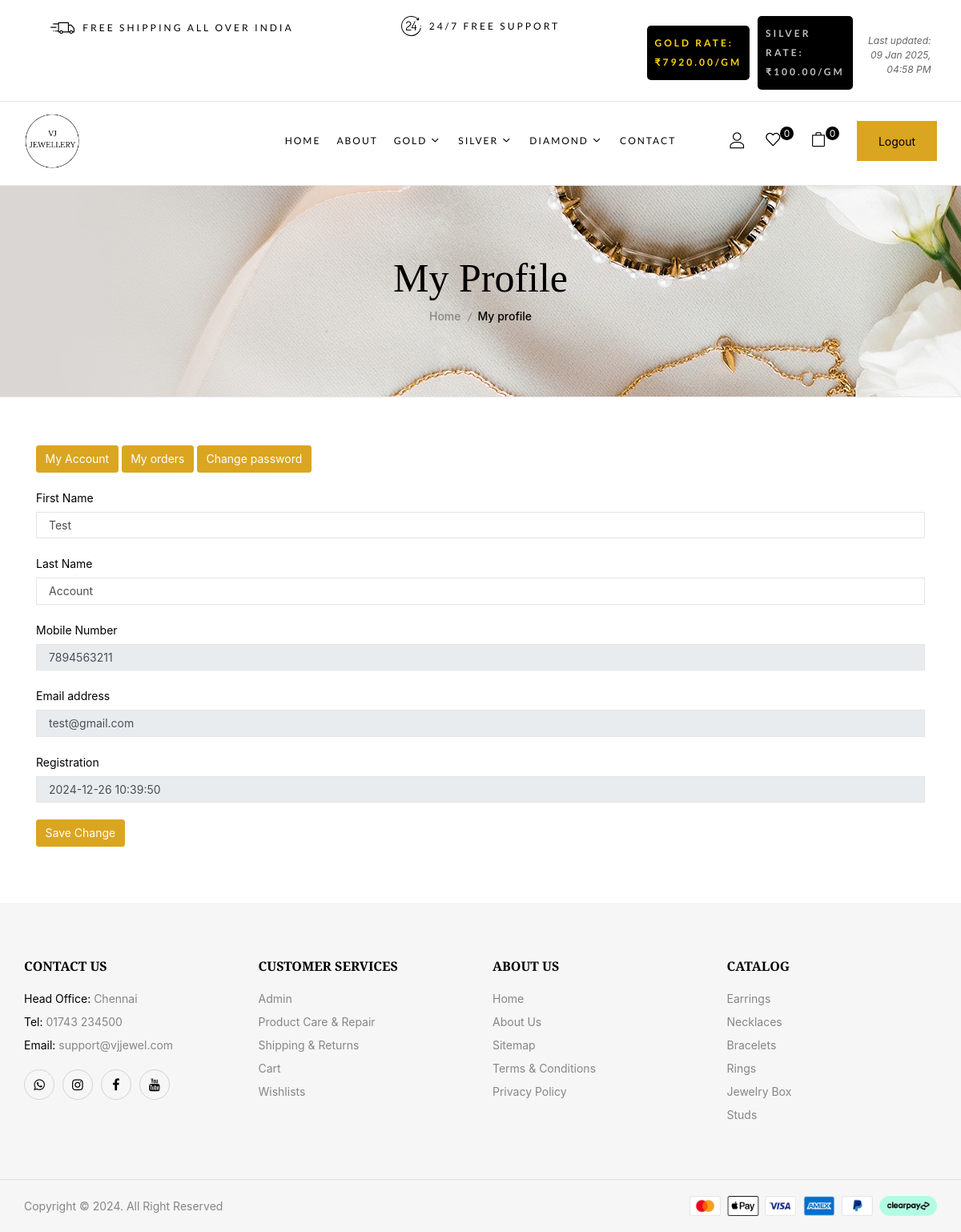
The page /profile.php (signed in) on the database its author committed.
### tables this page shows
CREATE TABLE `rates` (
  `id` int(11) NOT NULL,
  `gold_rate` decimal(10,2) DEFAULT NULL,
  `silver_rate` decimal(10,2) DEFAULT NULL,
  `created_by` int(11) DEFAULT NULL,
  `created_at` timestamp NOT NULL DEFAULT current_timestamp()
);

CREATE TABLE `users` (
  `id` int(11) NOT NULL,
  `FirstName` varchar(255) DEFAULT NULL,
  `LastName` varchar(255) DEFAULT NULL,
  `Email` varchar(255) DEFAULT NULL,
  `MobileNumber` bigint(11) DEFAULT NULL,
  `Password` varchar(255) DEFAULT NULL,
  `regDate` timestamp NOT NULL DEFAULT current_timestamp()
);

### profile.php (the view, shortened to what this page needs)
<?php
include_once('includes/config.php');
if (strlen($_SESSION['jsmsuid']==0)) {
  header('location:logout.php');
  } else{
    ?>
<!DOCTYPE html>
<html lang="en">
<head>
		<link rel="stylesheet" href="libs/bootstrap/css/bootstrap.min.css" type="text/css">
		<link rel="stylesheet" href="libs/feather-font/css/iconfont.css" type="text/css">
		<link rel="stylesheet" href="libs/icomoon-font/css/icomoon.css" type="text/css">
		<link rel="stylesheet" href="libs/font-awesome/css/font-awesome.css" type="text/css">
		<link rel="stylesheet" href="libs/wpbingofont/css/wpbingofont.css" type="text/css">
		<link rel="stylesheet" href="libs/elegant-icons/css/elegant.css" type="text/css">
		<link rel="stylesheet" href="libs/slick/css/slick.css" type="text/css">
		<link rel="stylesheet" href="libs/slick/css/slick-theme.css" type="text/css">
		<link rel="stylesheet" href="libs/mmenu/css/mmenu.min.css" type="text/css">
		<link rel="stylesheet" href="libs/slider/css/jslider.css">
		<link rel="stylesheet" href="assets/css/app.css" type="text/css">
		<link rel="stylesheet" href="assets/css/responsive.css" type="text/css">
</head>
<body>
	<?php include_once('includes/header.php');?>
	<div id="site-main" class="site-main">
            <div id="main-content" class="main-content">
                <div id="primary" class="content-area">
                    <div id="title" class="page-title">
                        <div class="section-container">
                            <div class="content-title-heading">
                                <h1 class="text-title-heading">My Profile</h1>
                            </div>
                            <div class="breadcrumbs">
                                <a href="index.php">Home</a><span class="delimiter"></span>My profile
                            </div>
                        </div>
                    </div>
	<div id="body">
		<div class="container">
			<div id="content" class="full">
				<div class="cart-table" style="color:black;">
				<nav>
		<a href="profile.php"><button class="btn" style="background-color: goldenrod; color: white;">My Account</button></a>
						<a href="my-orders.php"><button class="btn" style="background-color: goldenrod; color: white;">My orders</button></a>
						<a href="change-password.php"><button class="btn" style="background-color: goldenrod; color: white;">Change password</button></a>
					</nav><br>
					 <form action="#" method="post">
					 	<?php
$uid=$_SESSION['jsmsuid'];
$ret=mysqli_query($con,"select * from users where id='$uid'");
while ($row=mysqli_fetch_array($ret)) {
?>
                                   	      <label> First Name</label>
                                          <input type="text" name="firstname" required="true" class="form-control" value="<?php  echo $row['FirstName'];?>">
                                            <br>
                                          	<label> Last Name</label>
                                          <input type="text" name="lastname" required="true" class="form-control" value="<?php  echo $row['LastName'];?>">
                                           <br>
                                          	<label> Mobile Number</label>
                                          <input type="text" name="mobilenumber" maxlength="10" pattern="[0-9]{10}" readonly="true" class="form-control" value="<?php  echo $row['MobileNumber'];?>">
                                          <br>
                                          	<label> Email address</label>
                                          <input type="email" name="email" required="true" class="form-control" value="<?php  echo $row['Email'];?>"  readonly="true">
                                          <br>
                                          	<label>Registration</label>
                                         <input type="text" name="regdate" value="<?php  echo $row['regDate'];?>"  readonly="true" class="form-control">
                                          <br>
                                          <button class="btn" style="background-color: goldenrod; color: white;" type="submit" name="submit">Save Change</button>
                                   </form>
                                   <?php }?>
                                   </div>
			</div>
		</div>
	</div>
	<?php include_once('includes/footer.php');?>
</body>
</html><?php } ?>

### includes/header.php (shortened to what this page needs)
<?php
include_once('includes/config.php');
$sql = "SELECT t.typeName, t.typeDescription, t.creationDate as typeCreationDate,
        c.categoryName, c.id AS category_id, c.creationDate, s.subcategoryName
        FROM type t
        LEFT JOIN category c ON t.id = c.type_id
        LEFT JOIN subcategory s ON c.id = s.categoryid
        ORDER BY t.creationDate ASC, t.typeName ASC, c.creationDate ASC";
$result = $con->query($sql);
$typeData = [];
if ($result && $result->num_rows > 0) {
    while ($row = $result->fetch_assoc()) {
        $typeName = $row['typeName'];
        if (!isset($typeData[$typeName])) {
            $typeData[$typeName] = [
                'name' => $typeName,
                'description' => $row['typeDescription'],
                'creationDate' => $row['typeCreationDate'],
                'categories' => []
            ];
        }
        if ($row['categoryName']) {
            if (!isset($typeData[$typeName]['categories'][$row['categoryName']])) {
                $typeData[$typeName]['categories'][$row['categoryName']] = [
                    'name' => $row['categoryName'],
                    'subcategories' => []
                ];
            }
            if ($row['subcategoryName']) {
                $typeData[$typeName]['categories'][$row['categoryName']]['subcategories'][] = $row['subcategoryName'];
            }
        }
    }
    foreach ($typeData as $typeName => $type) {
        ksort($typeData[$typeName]['categories']);
        foreach ($typeData[$typeName]['categories'] as $categoryName => $category) {
            sort($typeData[$typeName]['categories'][$categoryName]['subcategories']);
        }
    }
}
?>
<!DOCTYPE html>
<html lang="en">
<head>
    <link rel="stylesheet" href="https://stackpath.bootstrapcdn.com/bootstrap/4.5.2/css/bootstrap.min.css">
</head>
<body>
    <header id="site-header" class="site-header header-v4">
        <div class="header-desktop">
            <div class="header-bottom">
                <div class="section-padding">
                    <div class="section-container p-l-r">
                        <div class="block block-feature">
                            <div class="block-widget-wrap">
                            <div class="row">
<div class="col-md-4 sm-m-b-50">
    <div class="box">
        <div class="box-icon">
            <span>
            </span>
        </div>
        <div class="box-title-wrap">
            <h3 class="box-title">
                 FREE SHIPPING ALL OVER INDIA
            </h3>
        </div>
    </div>
</div>
<div class="col-md-4">
    <div class="box">
        <div class="box-icon icon-3">
            <span>
            </span>
        </div>
        <div class="box-title-wrap">
            <h3 class="box-title">
                 24/7 Free Support
            </h3>
        </div>
    </div>
</div>
<?php
    $query = mysqli_query($con, "SELECT gold_rate, silver_rate, created_at FROM rates ORDER BY created_at DESC LIMIT 1");
    $row = mysqli_fetch_assoc($query);
    $gold_rate = $row['gold_rate'];
    $silver_rate = $row['silver_rate'];
    $last_updated = date('d M Y, h:i A', strtotime($row['created_at']));
?>
<div class="col-md-4">
    <div class="box" style="gap: 10px;">
        <div class="box-title-wrap" style="background-color: black; padding: 10px; border-radius: 5px;">
            <h3 class="box-title" style="color: gold; font-weight: bold;">
                Gold rate: ₹<?php echo $gold_rate; ?>/gm
            </h3>
        </div>
        <div class="box-title-wrap" style="background-color: black; padding: 10px; border-radius: 5px;">
            <h3 class="box-title" style="color: silver; font-weight: bold;">
                Silver rate: ₹<?php echo $silver_rate; ?>/gm
            </h3>
        </div>
        <div class="last-updated" style="text-align: right; font-size: 12px; color: #666; margin-top: 5px; font-style: italic;">
            Last updated: <?php echo $last_updated; ?>
        </div>
    </div>
</div>
</div>
                            </div>
                        </div>
                    </div>
                </div>
            </div>
            <hr>
            <div class="header-wrapper">
						<div class="section-padding">
							<div class="section-container large p-l-r">
								<div class="row">
									<div class="col-xl-3 col-lg-3 col-md-12 col-sm-12 col-12 header-left">
										<div >
											<a href="index.php">
												<img width="70px" height="140" src="media/logonew.png" alt="VJ - Jewellery">
											</a>
										</div>
									</div>
                            <div class="col-xl-6 col-lg-6 col-md-12 col-sm-12 col-12 text-center header-center">
                                <div class="site-navigation">
                                    <nav id="main-navigation">
                                        <ul id="menu-main-menu" class="menu">
                                        <li class="level-0 menu-item">
														<a href="index.php" ><span class="menu-item-text">Home</span></a>
													</li>
                                                    <li class="level-0 menu-item">
                                                <a href="about.php"><span class="menu-item-text">About</span></a>
                                            </li>
                                            <?php if (!empty($typeData)) : ?>
                                                <?php foreach ($typeData as $type) : ?>
													<li class="level-0 menu-item menu-item-has-children mega-menu mega-menu-fullwidth align-center">
                                                        <a href="#"><span class="menu-item-text"><?php echo htmlspecialchars($type['name']); ?></span></a>
                                                    </li>
                                                <?php endforeach; ?>
                                            <?php endif; ?>
                                            <li class="level-0 menu-item">
                                                <a href="contact.php"><span class="menu-item-text">Contact</span></a>
                                            </li>
                                        </ul>
                                    </nav>
                                </div>
                            </div>
                            <div class="col-xl-3 col-lg-3 col-md-12 col-sm-12 col-12 header-right">
										<div class="header-page-link">
											<?php if (strlen($_SESSION['jsmsuid']>0)) {?>
											<?php   $userid= $_SESSION['jsmsuid'];
																$ret2=mysqli_query($con,"select sum(products.shippingCharge+products.productPrice) as total,COUNT(orders.PId) as totalp from orders join products on products.id=orders.PId where orders.UserId='$userid' and orders.IsOrderPlaced is null");
																$resultss=mysqli_fetch_array($ret2);
																?>
                                            <div class="login-header icon">
												<a class="active-login" onclick="window.location.href='profile.php'"><i style="color:black;" class="icon-user"></i></a>
											</div>
											<?php
											if (strlen($_SESSION['jsmsuid'] > 0)) {
												$userid = $_SESSION['jsmsuid'];
												$wishlist_query = mysqli_query($con, "
													SELECT
														SUM(products.productPrice) AS totalPrice,
														COUNT(wishlist.ProductId) AS totalProducts
													FROM wishlist
													JOIN products ON products.id = wishlist.ProductId
													WHERE wishlist.UserId = '$userid'
												");
												$wishlist_result = mysqli_fetch_array($wishlist_query);
											?>
											<div class="mojuri-topcart dropdown light">
													<div class="dropdown mini-cart top-cart">
														<a class="cart-icon" href="wishlist.php" role="button" style="text-decoration: none;">
															<div class="icons-cart">
															<i class="icon-heart" style="color: black;"></i>
																<span class="cart-count"><?php echo $wishlist_result['totalProducts']; ?></span>
															</div>
														</a>
													</div>
											</div>
												<?php
												}
											?>
											<div class="mojuri-topcart dropdown light">
													<div class="dropdown mini-cart top-cart">
														<a class="cart-icon" href="cart.php" role="button" style="text-decoration: none;">
															<div class="icons-cart">
																<i class="icon-large-paper-bag" style="color: black;"></i>
																<span class="cart-count"><?php echo $resultss['totalp']; ?></span>
															</div>
														</a>
													</div>
											</div>
											<div class="login-header">
												<button style="color:black; width: 100px; height: 50px; background-color: goldenrod;" class="active-login" onclick="window.location.href='logout.php'">Logout</button>
											</div>
                                            <?php }?>
										</div>
									</div>
                        </div>
                    </div>
                </div>
            </div>
        </div>
    </header>
</body>
</html>

### assets/css/responsive.css (style rules this page uses)
@media (max-width: 1350px) { .site-navigation ul > li.level-0 { padding: 0 10px; } }

### rows shown on the page
rates: gold_rate "7920.00", silver_rate "100.00", created_at "09 Jan 2025, 04:58 PM"
users: firstname "Test", lastname "Account", mobilenumber "7894563211", email "test@gmail.com", regdate "2024-12-26 10:39:50"

### other values the page prints
$type['name'] "GOLD"
$type['name'] "SILVER"
$type['name'] "DIAMOND"
$wishlist_result['totalProducts'] "0"
$resultss['totalp'] "0"
